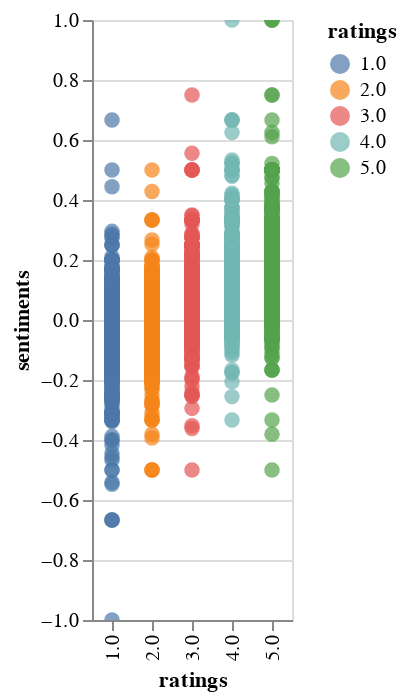

Write notebook code for a chart like this one.
### Code cell
chart4

### Figure 1 — Vega-Lite specification as saved in the notebook (floating-point values rounded to 4 significant figures; data arrays with more than 128 entries replaced by an {"elided": "..."} marker saying what was removed)
{"config": {"view": {"continuousWidth": 300, "continuousHeight": 300}}, "data": {"name": "data-fe00b7fa5bbf44bd8cc9a14a9627dd07"}, "mark": {"type": "circle", "size": 60}, "encoding": {"color": {"field": "ratings", "type": "nominal"}, "tooltip": [{"field": "ratings", "type": "nominal"}, {"field": "sentiments", "type": "quantitative"}], "x": {"field": "ratings", "type": "nominal"}, "y": {"field": "sentiments", "type": "quantitative"}}, "params": [{"name": "param_1", "select": {"type": "interval", "encodings": ["x", "y"]}, "bind": "scales"}], "$schema": "https://vega.github.io/schema/vega-lite/v5.20.1.json", "datasets": {"data-fe00b7fa5bbf44bd8cc9a14a9627dd07": {"elided": "5000 records"}}}
